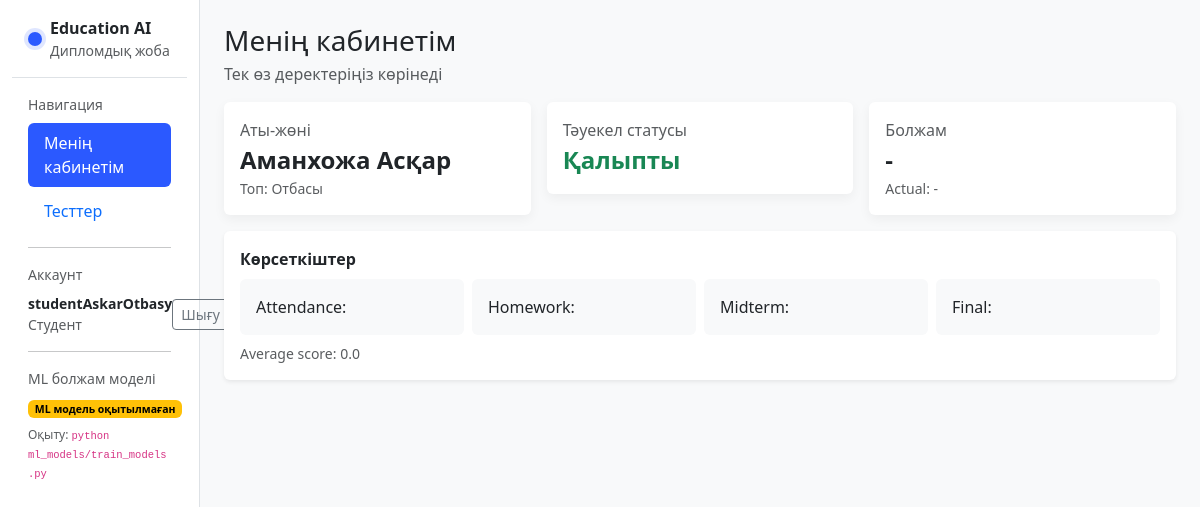
Page /me/ (signed in) on the committed database.
### students/models.py (models this page shows, shortened)
class Student(models.Model):
    PERFORMANCE_CHOICES = [
        ("Жоғары", "Жоғары"),
        ("Орташа", "Орташа"),
        ("Төмен", "Төмен"),
    ]
    user = models.OneToOneField(
        settings.AUTH_USER_MODEL,
        on_delete=models.SET_NULL,
        null=True,
        blank=True,
        related_name="student_profile",
    )
    name = models.CharField(max_length=150)
    group = models.CharField(max_length=50, blank=True, default="")
    can_access_platform = models.BooleanField(default=False)
    predicted_performance = models.CharField(
        max_length=20,
        choices=PERFORMANCE_CHOICES,
        blank=True,
        null=True,
    )
    created_at = models.DateTimeField(auto_now_add=True)
    def average_score(self) -> float:
        subs = self.submissions.filter(submitted_at__isnull=False)
        if not subs.exists():
            return 0.0
        return round(sum(float(s.percent or 0) for s in subs) / subs.count(), 2)
    def risk_status(self) -> str:
        subs = self.submissions.filter(submitted_at__isnull=False).order_by("-submitted_at")
        if not subs.exists():
            return "Қалыпты"
        last_sub = subs.first()
        avg_percent = self.average_score()
        if float(last_sub.percent or 0) < 50 or avg_percent < 60:
            return "Тәуекел"
        return "Қалыпты"

### students/views.py (the view)
# urls.py: path("me/", views.student_dashboard, name="student_dashboard"),
@login_required
@student_required
def student_dashboard(request):
    student_profile = getattr(request.user, "student_profile", None)
    if not student_profile:
        return HttpResponseForbidden("Сіз студент аккаунтымен кірмедіңіз.")
    return render(request, "students/student_dashboard.html", {
        "student": student_profile,
        "model_ready": model_ready(),
    })

### students/context_processors.py (called while the page is built)
def role_flags(request):
    user = request.user
    if not user.is_authenticated:
        return {
            "is_admin": False,
            "is_teacher": False,
            "is_student": False,
        }
    return {
        "is_admin": is_admin(user),
        "is_teacher": is_teacher(user),
        "is_student": is_student(user),
    }

### students/permissions.py (called while the page is built)
def is_admin(user):
    return user.is_authenticated and user.is_superuser

def is_teacher(user):
    return user.is_authenticated and user.groups.filter(name="Teacher").exists()

def is_student(user):
    return user.is_authenticated and user.groups.filter(name="Student").exists()

def student_required(view_func):
    @wraps(view_func)
    def _wrapped(request, *args, **kwargs):
        if not is_student(request.user):
            return HttpResponseForbidden("Бұл бөлімге тек студент кіре алады.")
        student_profile = getattr(request.user, "student_profile", None)
        if not student_profile or not student_profile.can_access_platform:
            return HttpResponseForbidden("Сізге платформаға доступ берілмеген.")
        return view_func(request, *args, **kwargs)
    return _wrapped

### students/services_ml.py (called while the page is built)
def model_ready() -> bool:
    return (
        CLASSIFIER_PATH.exists()
        and REGRESSOR_PATH.exists()
        and SCALER_PATH.exists()
        and METRICS_PATH.exists()
    )

### students/templates/students/student_dashboard.html (shortened to what this page needs)
{% extends "students/base.html" %}
{% block content %}
  <h3 class="mb-1">Менің кабинетім</h3>
  <div class="text-muted mb-3">Тек өз деректеріңіз көрінеді</div>
  <div class="row g-3">
    <div class="col-md-4">
      <div class="card kpi-card">
        <div class="card-body">
          <div class="text-muted">Аты-жөні</div>
          <div class="fw-bold fs-4">{{ student.name }}</div>
          <div class="text-muted small">Топ: {{ student.group|default:"-" }}</div>
        </div>
      </div>
    </div>
    <div class="col-md-4">
      <div class="card kpi-card">
        <div class="card-body">
          <div class="text-muted">Тәуекел статусы</div>
          {% if student.risk_status == "Тәуекел" %}
            <div class="fw-bold fs-4 text-danger">Тәуекел</div>
          {% else %}
            <div class="fw-bold fs-4 text-success">Қалыпты</div>
          {% endif %}
        </div>
      </div>
    </div>
    <div class="col-md-4">
      <div class="card kpi-card">
        <div class="card-body">
          <div class="text-muted">Болжам</div>
          <div class="fw-bold fs-4">{{ student.predicted_performance|default:"-" }}</div>
          <div class="text-muted small">Actual: {{ student.actual_performance|default:"-" }}</div>
        </div>
      </div>
    </div>
  </div>
  <div class="card border-0 shadow-sm mt-3">
    <div class="card-body">
      <div class="fw-semibold mb-2">Көрсеткіштер</div>
      <div class="row g-2">
        <div class="col-md-3"><div class="p-3 bg-light rounded">Attendance: <b>{{ student.attendance }}</b></div></div>
        <div class="col-md-3"><div class="p-3 bg-light rounded">Homework: <b>{{ student.homework }}</b></div></div>
        <div class="col-md-3"><div class="p-3 bg-light rounded">Midterm: <b>{{ student.midterm }}</b></div></div>
        <div class="col-md-3"><div class="p-3 bg-light rounded">Final: <b>{{ student.final }}</b></div></div>
      </div>
      <div class="text-muted small mt-2">Average score: {{ student.average_score }}</div>
    </div>
  </div>
{% endblock %}

### students/templates/students/base.html (shortened to what this page needs)
{% load static %}
<!doctype html>
<html lang="kk">
<head>
  <link href="https://cdn.jsdelivr.net/npm/bootstrap@5.3.3/dist/css/bootstrap.min.css" rel="stylesheet">
  <link rel="stylesheet" href="{% static 'css/app.css' %}">
</head>
<body class="bg-light">
  <div class="container-fluid">
    <div class="row min-vh-100">
      <aside class="col-md-3 col-lg-2 bg-white sidebar border-end">
        <div class="p-3 border-bottom d-flex align-items-center gap-2">
          <div class="logo-dot"></div>
          <div>
            <div class="fw-bold">Education AI</div>
            <div class="text-muted small">Дипломдық жоба</div>
          </div>
        </div>
        <div class="p-3">
          <div class="small text-muted mb-2">Навигация</div>
          <div class="nav nav-pills flex-column gap-1">
            {% if is_student %}
              <a class="nav-link {% if request.resolver_match.url_name == 'student_dashboard' %}active{% endif %}"
                 href="{% url 'student_dashboard' %}">
                Менің кабинетім
              </a>
              <a class="nav-link {% if request.resolver_match.url_name == 'quiz_list_student' or request.resolver_match.url_name == 'quiz_take' %}active{% endif %}"
                 href="{% url 'quiz_list_student' %}">
                Тесттер
              </a>
            {% endif %}
          </div>
          <hr>
          <div class="small text-muted mb-2">Аккаунт</div>
          <div class="d-flex align-items-center justify-content-between">
            <div class="small">
              <div class="fw-semibold">{{ request.user.username }}</div>
              <div class="text-muted">
                {% if is_admin %}
                  Админ
                {% elif is_teacher %}
                  Мұғалім
                {% elif is_student %}
                  Студент
                {% else %}
                  Пайдаланушы
                {% endif %}
              </div>
            </div>
            <a class="btn btn-sm btn-outline-secondary" href="{% url 'logout' %}">
              Шығу
            </a>
          </div>
          <hr>
          <div class="small text-muted mb-2">ML болжам моделі</div>
          <div class="small">
            {% if model_ready %}
              <span class="badge text-bg-success">ML модель дайын</span>
            {% else %}
              <span class="badge text-bg-warning">ML модель оқытылмаған</span>
              <div class="text-muted mt-2" style="font-size:12px;">
                Оқыту: <code>python ml_models/train_models.py</code>
              </div>
            {% endif %}
          </div>
        </div>
      </aside>
      <main class="col-md-9 col-lg-10 p-4">
        {% block content %}{% endblock %}
      </main>
    </div>
  </div>
</body>
</html>

### static/css/app.css (style rules this page uses)
:root { --brand:#2b59ff; }
.logo-dot { width:14px;height:14px;border-radius:999px;background:var(--brand); box-shadow:0 0 0 4px rgba(43,89,255,.15); }
.sidebar { min-height:100vh; }
.nav-pills .nav-link.active { background:var(--brand); }
.kpi-card { border:0; box-shadow:0 .25rem .75rem rgba(0,0,0,.05); }

### rows in the picture
Student: name "Аманхожа Асқар", group "Отбасы", predicted_performance "-", average_score "0.0"

### other values in the picture
{{ request.user.username }} "studentAskarOtbasy"
{{ student.actual_performance|default:"-" }} "-"
